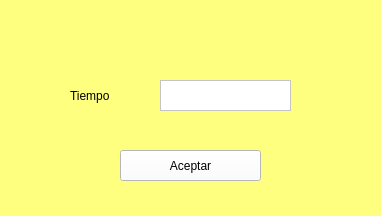
<?xml version="1.0" encoding="UTF-8"?>
<ui version="4.0">
 <class>MainWindow</class>
 <widget class="QMainWindow" name="MainWindow">
  <property name="geometry">
   <rect>
    <x>0</x>
    <y>0</y>
    <width>381</width>
    <height>216</height>
   </rect>
  </property>
  <property name="windowTitle">
   <string>MainWindow</string>
  </property>
  <property name="styleSheet">
   <string notr="true">background-color: rgb(255, 255, 127);
font: 12pt &quot;Lucida Console&quot;;</string>
  </property>
  <widget class="QWidget" name="centralwidget">
   <widget class="QLabel" name="label">
    <property name="geometry">
     <rect>
      <x>70</x>
      <y>80</y>
      <width>101</width>
      <height>31</height>
     </rect>
    </property>
    <property name="text">
     <string>Tiempo</string>
    </property>
   </widget>
   <widget class="QTextEdit" name="Tiempo">
    <property name="geometry">
     <rect>
      <x>160</x>
      <y>80</y>
      <width>131</width>
      <height>31</height>
     </rect>
    </property>
    <property name="styleSheet">
     <string notr="true">background-color: rgb(255, 255, 255);
</string>
    </property>
   </widget>
   <widget class="QPushButton" name="AceptarT">
    <property name="geometry">
     <rect>
      <x>120</x>
      <y>150</y>
      <width>141</width>
      <height>31</height>
     </rect>
    </property>
    <property name="styleSheet">
     <string notr="true">background-color: rgb(255, 255, 255);</string>
    </property>
    <property name="text">
     <string>Aceptar</string>
    </property>
   </widget>
  </widget>
  <widget class="QStatusBar" name="statusbar"/>
 </widget>
 <resources/>
 <connections/>
</ui>
